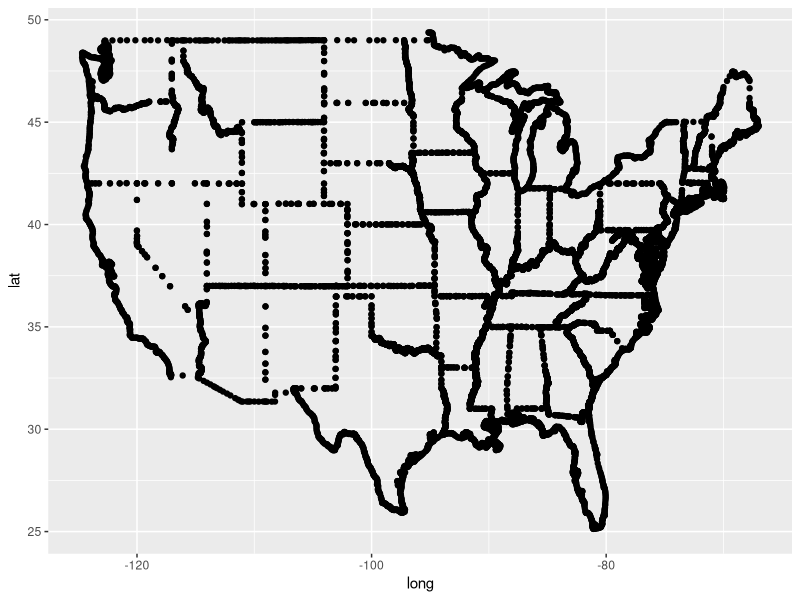
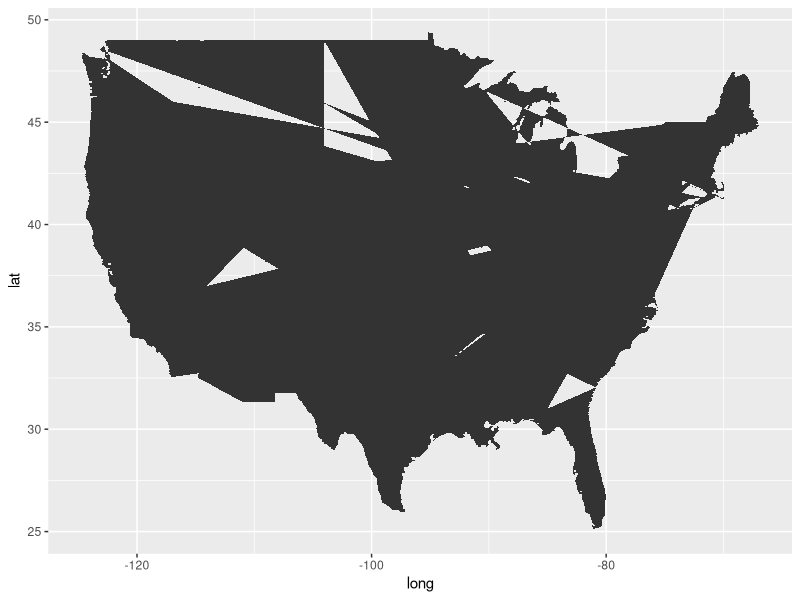
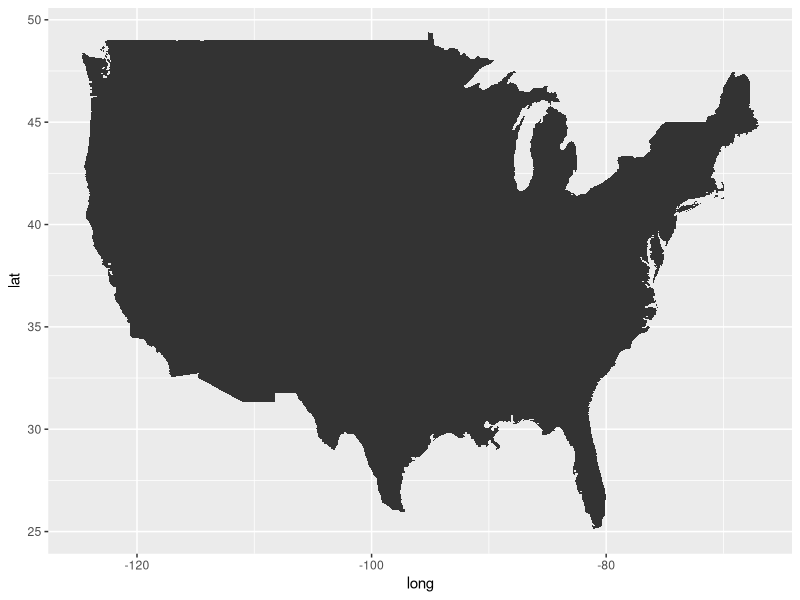
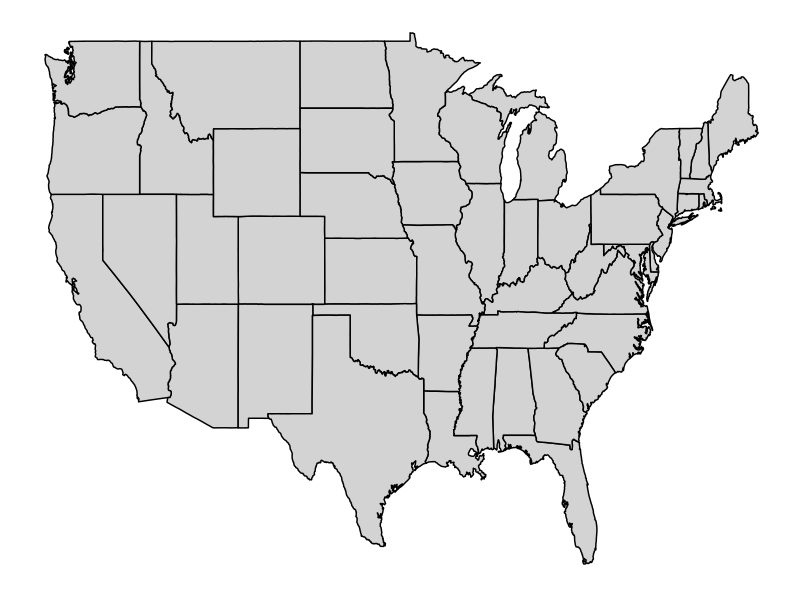
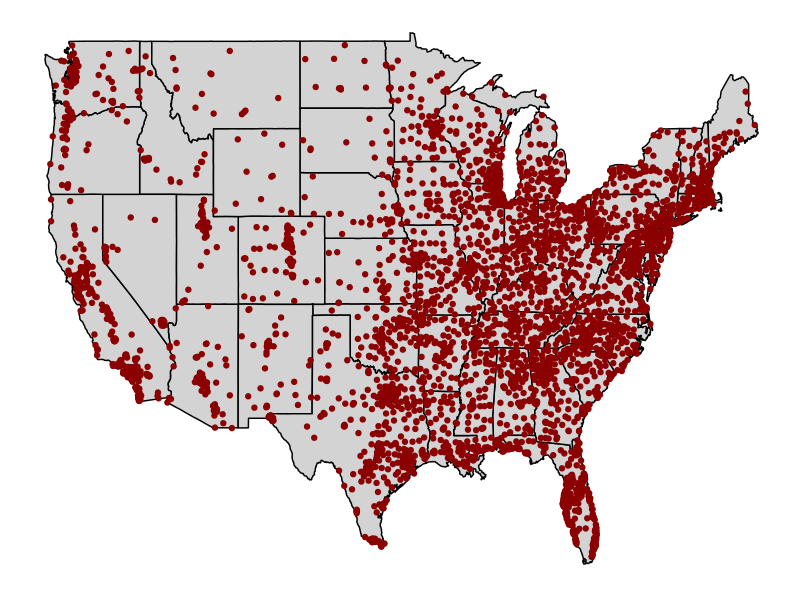
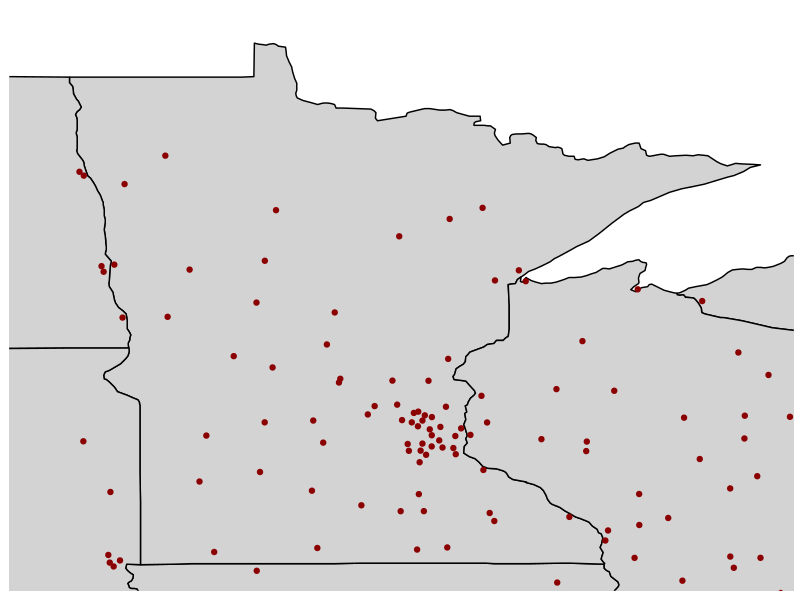

These figures' R source, in order:
## ---- chunk 1
#| label: load-packages2
#| message: false

######################
# Load library
######################

library(ggthemes)
library(maps)
library(tidyverse)


######################
# Import data
######################

walmart <- read_csv("data/walmart.csv")

# View data
walmart
## ---- chunk 2
# Get USA map data
USA = map_data("state")

# Look at data
head(USA)
## ---- chunk 3
#| label: fig-usa
#| fig-cap: "Scatterplot of the geographic coordinates of the USA data."
#| fig-alt: "Scatterplot of the geographic coordinates of the USA data."

######################
# Scatterplot of USA
######################

ggplot(data = USA, aes(x = long, y = lat)) +
  geom_point()
## ---- chunk 4
#| label: fig-usa2
#| fig-cap: "Map of the geographic coordinates of the USA data."
#| fig-alt: "Map of the geographic coordinates of the USA data."

######################
# Scatterplot of USA
######################

ggplot(data = USA, aes(x = long, y = lat)) +
  geom_polygon()
## ---- chunk 5
#| label: fig-usa3
#| fig-cap: "Map of the geographic coordinates of the USA data. Here we have used group= to set the different polygons."
#| fig-alt: "Map of the geographic coordinates of the USA data. Here we have used group= to set the different polygons."

######################
# Map of USA
######################

ggplot(data = USA, aes(x = long, y = lat)) +
  geom_polygon(aes(group = group))
## ---- chunk 6
#| label: fig-usa4
#| fig-cap: "Map of the geographic coordinates of the USA data with a lightgrey fill."
#| fig-alt: "Map of the geographic coordinates of the USA data with a lightgrey fill."

######################
# Map of USA
######################

ggplot(data = USA, aes(x = long, y = lat)) +
  geom_polygon(aes(group = group), fill = "lightgrey", color = "black") +
  theme_map()
## ---- chunk 7
#| label: fig-walmarts
#| fig-cap: "Map of the locations of Walmart stores in the continental United States in 2018."
#| fig-alt: "Map of the locations of Walmart stores in the continental United States in 2018."

######################
# Map of Walmart stores
######################

ggplot(data = USA, aes(x = long, y = lat)) +
  geom_polygon(aes(group = group), fill = "lightgrey", color = "black") +
  theme_map() +
  geom_point(data = walmart, aes(x = longitude, y = latitude), color = "darkred")
## ---- chunk 8
#| label: fig-walmarts-mn
#| fig-cap: "Map of the locations of Walmart stores in Minnesota in 2018."
#| fig-alt: "Map of the locations of Walmart stores in Minnesota in 2018."
#| fig-width: 6
#| fig-height: 7
#| out-width: "90%"

######################
# Map of Walmart stores
######################

ggplot(data = USA, aes(x = long, y = lat)) +
  geom_polygon(aes(group = group), fill = "lightgrey", color = "black") +
  theme_map() +
  geom_point(data = walmart, aes(x = longitude, y = latitude), color = "darkred") +
  coord_cartesian(
    xlim = c(-97.5, -89.5),
    ylim = c(43.5, 49.5)
  )
